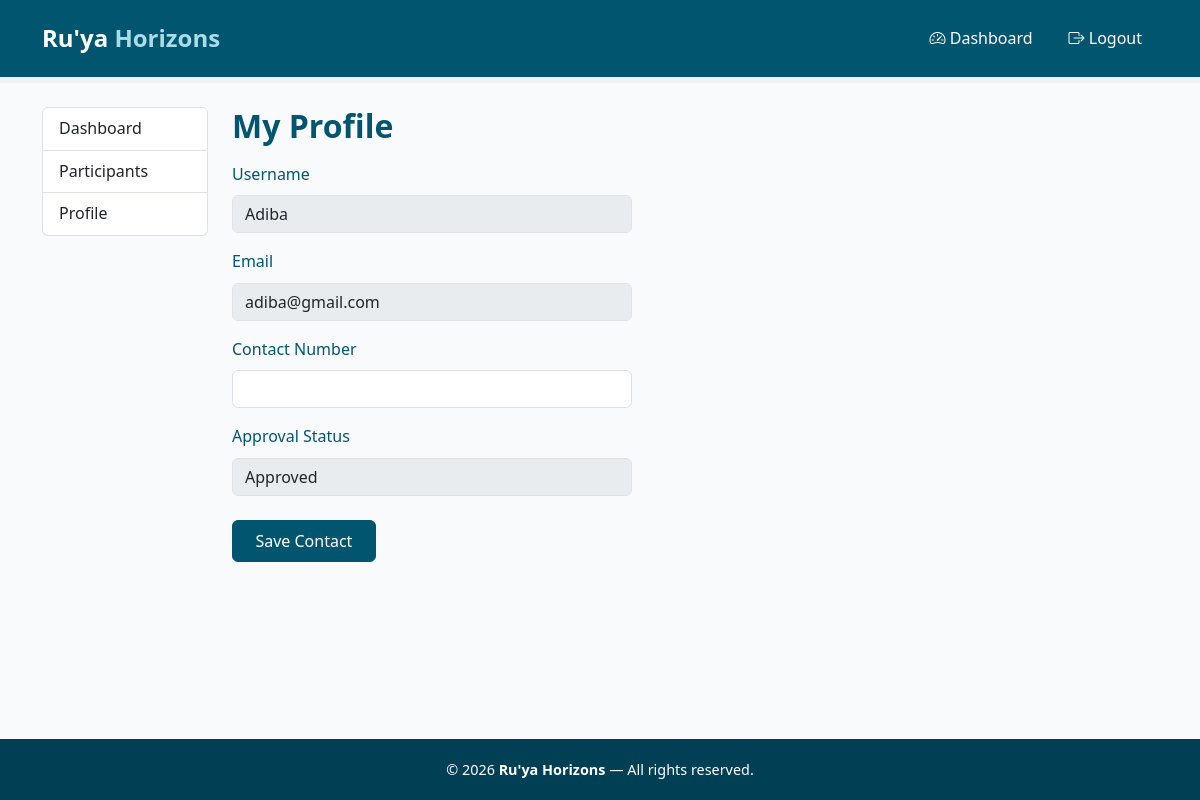
Screenshot of /staff/profile (signed in) with the database file from the repository.
### models.py (models this page shows)
class User(db.Model, UserMixin):
    __tablename__ = 'user'
    id = db.Column(db.Integer, primary_key=True)
    username = db.Column(db.String(150), unique=True, nullable=False)
    email = db.Column(db.String(150), unique=True, nullable=False)
    password = db.Column(db.String(256), nullable=False)
    role = db.Column(db.String(50), nullable=False, default='trekker')  # 'admin' or 'user' or 'trek_staff'
    is_active = db.Column(db.Boolean, default=True) # active or inactive
    created_at = db.Column(db.DateTime, default=datetime.utcnow)
    bookings = db.relationship('Booking', backref='user', lazy=True)

class Staff(db.Model):
    __tablename__ = 'staff'
    id = db.Column(db.Integer, primary_key=True)
    user_id = db.Column(db.Integer, db.ForeignKey('user.id'), nullable=False)
    contact = db.Column(db.String(100), nullable=True)
    is_approved = db.Column(db.Boolean, default=False)
    user = db.relationship('User', backref='staff_profile')
    treks = db.relationship('Trek', backref='staff', lazy=True)

### app.py (the view)
@app.route('/staff/profile', methods=['GET', 'POST'])
@login_required
def staff_profile():
    if current_user.role != 'trek_staff':
        return "Access denied: Trek Staff only", 403
    staff_profile = Staff.query.filter_by(user_id=current_user.id).first()
    if request.method == 'POST':
        staff_profile.contact = request.form.get('contact')
        db.session.commit()
        return redirect(url_for('staff_dashboard'))
    return render_template('staff_profile.html', staff_profile=staff_profile)

### app.py (called while the page is built)
@login_manager.user_loader
def load_user(user_id):
    return User.query.get(int(user_id))

### templates/staff_profile.html (shortened to what this page needs)
{% extends "base.html" %}
{% block content %}
<div class="container my-4">
    <div class="row">
        {% include "staff_sidebar.html" %}
        <div class="col-md-9 col-lg-10">
            <h2 class="page-heading">My Profile</h2>
            <form method="POST" class="my-3" style="max-width: 400px;">
                <div class="mb-3">
                    <label class="form-label">Username</label>
                    <input type="text" class="form-control" value="{{ staff_profile.user.username }}" disabled>
                </div>
                <div class="mb-3">
                    <label class="form-label">Email</label>
                    <input type="text" class="form-control" value="{{ staff_profile.user.email }}" disabled>
                </div>
                <div class="mb-3">
                    <label class="form-label">Contact Number</label>
                    <input type="text" name="contact" class="form-control"
                           value="{{ staff_profile.contact or '' }}">
                </div>
                <div class="mb-4">
                    <label class="form-label">Approval Status</label>
                    <input type="text" class="form-control"
                           value="{{ 'Approved' if staff_profile.is_approved else 'Pending' }}" disabled>
                </div>
                <button type="submit" class="btn btn-primary">Save Contact</button>
            </form>
        </div>
    </div>
</div>
{% endblock %}

### static/style.css (style rules this page uses)
* { margin: 0; padding: 0; box-sizing: border-box; }
body { font-family: 'Segoe UI', Tahoma, Geneva, Verdana, sans-serif; color: #02556f; background-color: #f8fafb; line-height: 1.6; }
.btn-primary { background-color: #02556f; border-color: #02556f; color: #ffffff; font-weight: 500; padding: 0.5rem 1.4rem; border-radius: 6px; }
.page-heading { color: #02556f; font-weight: 700; }

### rows the page displays
User: user.username "Adiba", user.email "adiba@gmail.com"
Staff: is_approved "Approved"
